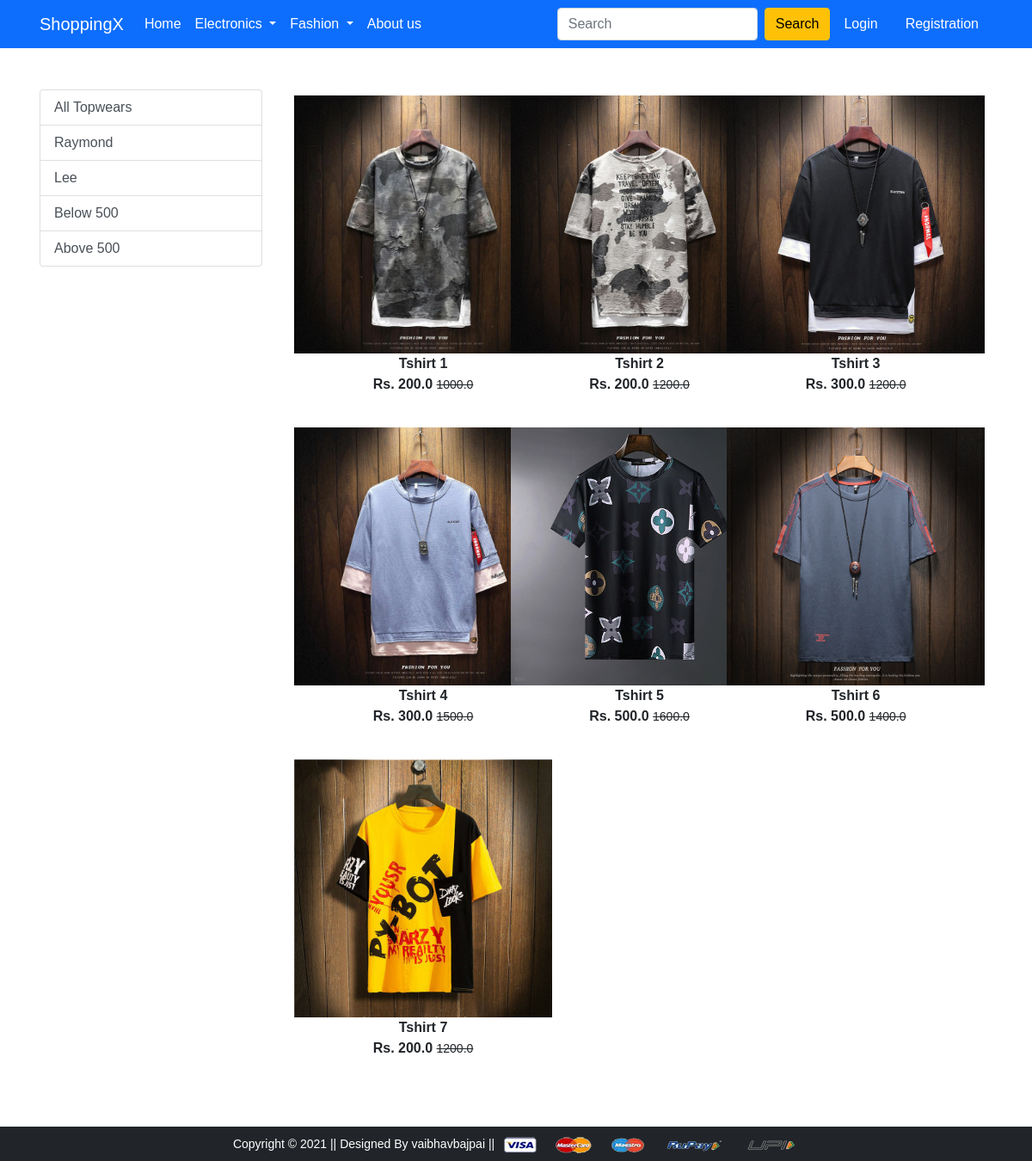
Screenshot of /topwear/ with the database file from the repository.
### app/models.py (models this page shows, shortened)
class Product(models.Model):
    title = models.CharField(max_length=100)
    selling_price = models.FloatField()
    discounted_price = models.FloatField()
    description = models.TextField()
    brand = models.CharField(max_length=200)
    category = models.CharField(choices=CATEGORY_CHOICES,max_length=2)
    product_image = models.ImageField(upload_to='productimg')

### app/views.py (the view)
# urls.py: path('topwear/', views.topwear, name='topwear'),
def topwear(request,data=None):
 if data == None:
  topwears = Product.objects.filter(category='TW')
 elif data == 'Raymond' or data == 'Lee':
  topwears = Product.objects.filter(category='TW').filter(brand=data)
 elif data == 'below':
  topwears = Product.objects.filter(category='TW').filter(selling_price__lt=500)
 elif data == 'above':
  topwears = Product.objects.filter(category='TW').filter(selling_price__gt=500)
 return render(request, 'app/topwear.html', {'topwears': topwears})

### app/templates/app/topwear.html (shortened to what this page needs)
{% extends 'app/base.html' %}
{% load static %}
{% block main-content %}
<div class="container my-5">
 <div class="row">
  <div class="col-sm-3">
      <div class="list-group">
          <a href="{% url 'topwear' %}" class="list-group-item list-group-item-action" aria-current="true">All Topwears</a>
          <a href="{% url 'topweardata' 'Raymond' %}" class="list-group-item list-group-item-action" aria-current="false">Raymond</a>
          <a href="{% url 'topweardata' 'Lee' %}" class="list-group-item list-group-item-action" aria-current="true">Lee</a>
          <a href="{% url 'topweardata' 'below' %}" class="list-group-item list-group-item-action" aria-current="true">Below 500</a>
          <a href="{% url 'topweardata' 'above' %}" class="list-group-item list-group-item-action" aria-current="true">Above 500</a>
      </div>
  </div>
  <div class="col-sm-8">
      <div class="row">
          {% for product in topwears %}
            <div class="col-sm-4 text-center mb-4">
                <a href="{% url 'product-detail' product.id %}" class="btn">
                    <div class="item">
                        <img src="{{ product.product_image.url }}" alt="" height="300" class="">
                        <div class="fw-bold">{{ product.title }}</div>
                        <div class="fw-bold">Rs. {{ product.discounted_price }}
                        <small class="fw-light text-decoration-line-through">{{ product.selling_price }}</small>
                        </div>
                    </div>
                </a>
            </div>
          {% endfor %}
      </div>
  </div>
 </div>
</div>
{% endblock main-content %}

### app/static/app/css/style.css (style rules this page uses)
body { font-family: Arial, Helvetica, sans-serif; margin: 0; }
html { box-sizing: border-box; }
*, *:before, *:after { box-sizing: inherit; }
.container { padding: 0 16px; }
.container::after, .row::after { content: ""; clear: both; display: table; }

### rows the page displays
Product: product_image (picture), title "Tshirt 1", discounted_price "200.0", selling_price "1000.0"
Product: product_image (picture), title "Tshirt 2", discounted_price "200.0", selling_price "1200.0"
Product: product_image (picture), title "Tshirt 3", discounted_price "300.0", selling_price "1200.0"
Product: product_image (picture), title "Tshirt 4", discounted_price "300.0", selling_price "1500.0"
Product: product_image (picture), title "Tshirt 5", discounted_price "500.0", selling_price "1600.0"
Product: product_image (picture), title "Tshirt 6", discounted_price "500.0", selling_price "1400.0"
Product: product_image (picture), title "Tshirt 7", discounted_price "200.0", selling_price "1200.0"
